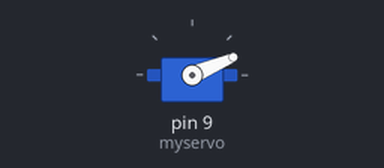
Recording of a sketch running on a simulated Arduino Uno, built with avr-gcc and run on an emulated ATmega328P. Parts: servo.

Above: at 0.15 s.
At 4.42 s:
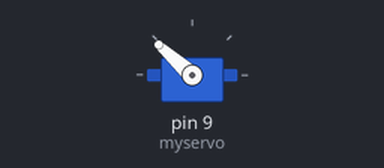
At 6.86 s:
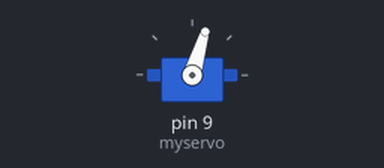
At 33.3 s:
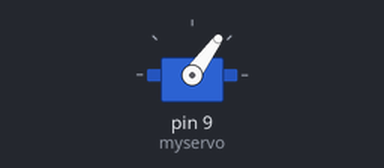
Timing chart, 0 to 40.0 s (numbered marks = the images above):
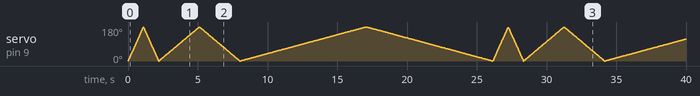

The sketch:

Sweep.ino
```cpp
#include <Servo.h>

#define FASTASFUCK 160
#define NOTSOFAST 60
#define SLOWASFUCK 20

//dps = (60/(0.16+d))
//0.16*dps + d*dps = 60
//d = (60 - 0.16*dps)/dps
//pero no ens oblidem que el temps minim de comunicacio
//per al servomotor es de 20 ms

//int d = (int) 1000*((60-0.16*dps)/(dps*180));

//----------------------------RICARD VERSION QUE SE PASA LA VELOCIDAD POR LA PATILLA------------------------//
/*
 * El código es simple. Utilizamos los bucles del Sweep original y, para determinar la velocidad de rotación,
 * insertamos los DPS deseados. Con estos DPS debemos calcular cuál será el delay a utilizar dentro de cada
 * bucle. Para obtener un delay que sea adecuado para los DPS solicitados, debemos tener lo siguiente en cuenta:
 *
 *    Los DPS indican cuántos grados debes recorrer en un segundo. Sabiendo que el método de funcionamiento se basa
 *    en un bucle que se desplaza grado a grado, solo necesitamos saber el tiempo que invertimos para desplazarnos un
 *    grado. Entonces:
 *                    delay = (1/dps)*1000
 *    Obtenemos el tiempo para movernos un grado usando la inversa de los DPS y los multiplicamos por 1000 ya que los
 *    delays funcionan en milisegundos.
 *
 *    Nótese que esta versión supone que el tiempo entre que se manda la instrucción write al servo y se empieza el delay
 *    es despreciable. También se asume que el servo funciona asíncronamente y el delay se ejecuta paralelamente. Llegados
 *    al caso donde los dps fuesen lo suficientemente altos para que el servo tardase más en llegar que el delay dado, el
 *    funcionamiento no seria el mismo. Aún así, son casos muy extremos.
 */
//------------------------------------------------SEE YOU SPACE COWBOY---------------------------------------//


//----------------------------MARC VERSION-------------------------------------------------------------------//
/*
 *  Mi version no implementada pretender tomar como velocidad base la maxima que puede alcanzar el servomotor
 *  que viene a ser 375 dps (60/0.16). Entonces, si fueramos capaces de añadir un retraso a esta velocidad
 *  estaríamos conisguiendo reducir la velocidad (ojo que aumentarla no nos será posible) y conseguir un espectro
 *  de velocidades entre 375 hasta 0 dps. Los cálculos correspondientes serían:
 *
 *    dps = (60/(0.16+d)); Esta d representa el delay que añadimos, a d's más grandes valores más pequeños de dps conseguimos
 *
 *    Aislar los terminos de esta ecuacion nos dará lugar al delay correspondiente para la velocidad deseada,
 *    por ejemplo para conseguir 30 dps haríamos lo siguiente:
 *
 *    30 = (60/0.16+d) ---> 0.16*30 + d*30 = 60 ---> d = (60-0.16*30)/30 = 1.84 segundos
 *
 *    Pero también sabemos que esto no es posible, deberíamos añadir el retraso a cada iteración del supuesto
 *    bucle que traza el recorrido del servomotor, por lo que deberíamos dividir este delay entre el número de iteraciones.
 */
//-----------------------------------------------------------------------------------------------------------//

Servo myservo;  // create servo object to control a servo

//Funció que fa rotació a tants Degree Per Second com indiquem
void spin2Win(int dps){

  int retraso = (int) 1000.0/dps;
  int pos = 0;    // variable to store the servo position

  for (pos = 0; pos <= 180; pos += 1) { // goes from 0 degrees to 180 degrees
    myservo.write(pos);              // tell servo to go to position in variable 'pos'
    delay(retraso);                       // waits 15ms for the servo to reach the position
  }
  for (pos = 180; pos >= 0; pos -= 1) { // goes from 180 degrees to 0 degrees
    myservo.write(pos);              // tell servo to go to position in variable 'pos'
    delay(retraso);                       // waits 15ms for the servo to reach the position
  }
}

void setup() {
  Serial.begin(9600);
  myservo.attach(9, 700, 2400);  // Custom min and max
}

void loop() {
  spin2Win(FASTASFUCK);
  spin2Win(NOTSOFAST);
  spin2Win(SLOWASFUCK);
}
```
